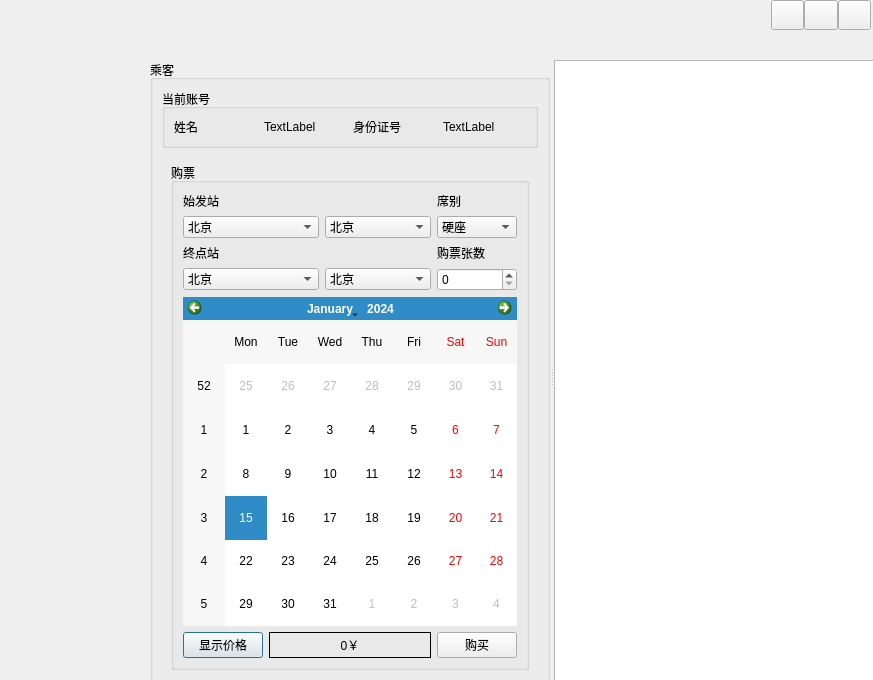
<?xml version="1.0" encoding="UTF-8"?>
<ui version="4.0">
 <class>subwindow</class>
 <widget class="QDialog" name="subwindow">
  <property name="geometry">
   <rect>
    <x>0</x>
    <y>0</y>
    <width>873</width>
    <height>680</height>
   </rect>
  </property>
  <property name="windowTitle">
   <string>Dialog</string>
  </property>
  <widget class="SliderBar" name="widgetNavLeft" native="true">
   <property name="geometry">
    <rect>
     <x>0</x>
     <y>60</y>
     <width>150</width>
     <height>621</height>
    </rect>
   </property>
   <property name="sizePolicy">
    <sizepolicy hsizetype="Preferred" vsizetype="Expanding">
     <horstretch>0</horstretch>
     <verstretch>0</verstretch>
    </sizepolicy>
   </property>
   <property name="minimumSize">
    <size>
     <width>150</width>
     <height>0</height>
    </size>
   </property>
   <property name="maximumSize">
    <size>
     <width>150</width>
     <height>16777215</height>
    </size>
   </property>
  </widget>
  <widget class="QWidget" name="widgetMain" native="true">
   <property name="geometry">
    <rect>
     <x>150</x>
     <y>60</y>
     <width>731</width>
     <height>631</height>
    </rect>
   </property>
   <property name="sizePolicy">
    <sizepolicy hsizetype="Expanding" vsizetype="Expanding">
     <horstretch>0</horstretch>
     <verstretch>0</verstretch>
    </sizepolicy>
   </property>
   <layout class="QVBoxLayout" name="verticalLayout">
    <item>
     <widget class="QSplitter" name="splitter">
      <property name="orientation">
       <enum>Qt::Horizontal</enum>
      </property>
      <widget class="QGroupBox" name="passengerGroupBox">
       <property name="title">
        <string>乘客</string>
       </property>
       <layout class="QVBoxLayout" name="verticalLayout_2">
        <item>
         <widget class="QGroupBox" name="currentAccount">
          <property name="title">
           <string>当前账号</string>
          </property>
          <layout class="QGridLayout" name="gridLayout">
           <item row="0" column="0">
            <widget class="QLabel" name="nameLable">
             <property name="text">
              <string>姓名</string>
             </property>
            </widget>
           </item>
           <item row="0" column="1">
            <widget class="QLabel" name="nameShow">
             <property name="text">
              <string>TextLabel</string>
             </property>
            </widget>
           </item>
           <item row="0" column="2">
            <widget class="QLabel" name="idLable">
             <property name="text">
              <string>身份证号</string>
             </property>
            </widget>
           </item>
           <item row="0" column="3">
            <widget class="QLabel" name="idShow">
             <property name="text">
              <string>TextLabel</string>
             </property>
            </widget>
           </item>
          </layout>
         </widget>
        </item>
        <item>
         <widget class="QStackedWidget" name="stackedWidget">
          <property name="currentIndex">
           <number>0</number>
          </property>
          <widget class="QWidget" name="buyPage">
           <layout class="QGridLayout" name="gridLayout_5">
            <item row="0" column="1">
             <widget class="QGroupBox" name="buyGroupBox">
              <property name="title">
               <string>购票</string>
              </property>
              <layout class="QGridLayout" name="gridLayout_4">
               <item row="0" column="0">
                <widget class="QLabel" name="startStationLable">
                 <property name="text">
                  <string>始发站</string>
                 </property>
                 <property name="textFormat">
                  <enum>Qt::AutoText</enum>
                 </property>
                </widget>
               </item>
               <item row="0" column="4">
                <widget class="QLabel" name="seatLabel">
                 <property name="text">
                  <string>席别</string>
                 </property>
                </widget>
               </item>
               <item row="1" column="0" colspan="2">
                <widget class="QComboBox" name="startProvince">
                 <item>
                  <property name="text">
                   <string>北京</string>
                  </property>
                 </item>
                 <item>
                  <property name="text">
                   <string>河北</string>
                  </property>
                 </item>
                </widget>
               </item>
               <item row="1" column="2" colspan="2">
                <widget class="QComboBox" name="startCity">
                 <item>
                  <property name="text">
                   <string>北京</string>
                  </property>
                 </item>
                </widget>
               </item>
               <item row="1" column="4">
                <widget class="QComboBox" name="seatComboBox">
                 <item>
                  <property name="text">
                   <string>硬座</string>
                  </property>
                 </item>
                 <item>
                  <property name="text">
                   <string>卧铺</string>
                  </property>
                 </item>
                 <item>
                  <property name="text">
                   <string>站票</string>
                  </property>
                 </item>
                 <item>
                  <property name="text">
                   <string>动车</string>
                  </property>
                 </item>
                </widget>
               </item>
               <item row="2" column="0">
                <widget class="QLabel" name="endLable">
                 <property name="text">
                  <string>终点站</string>
                 </property>
                </widget>
               </item>
               <item row="2" column="4">
                <widget class="QLabel" name="numberLable">
                 <property name="text">
                  <string>购票张数</string>
                 </property>
                </widget>
               </item>
               <item row="3" column="0" colspan="2">
                <widget class="QComboBox" name="endProvince">
                 <item>
                  <property name="text">
                   <string>北京</string>
                  </property>
                 </item>
                 <item>
                  <property name="text">
                   <string>河北</string>
                  </property>
                 </item>
                </widget>
               </item>
               <item row="3" column="2" colspan="2">
                <widget class="QComboBox" name="endCity">
                 <item>
                  <property name="text">
                   <string>北京</string>
                  </property>
                 </item>
                </widget>
               </item>
               <item row="3" column="4">
                <widget class="QSpinBox" name="numberSpinBox"/>
               </item>
               <item row="4" column="0" colspan="5">
                <widget class="QCalendarWidget" name="calendarWidget"/>
               </item>
               <item row="5" column="0">
                <widget class="QPushButton" name="priceShowButton">
                 <property name="text">
                  <string>显示价格</string>
                 </property>
                </widget>
               </item>
               <item row="5" column="4">
                <widget class="QPushButton" name="purchaseButton">
                 <property name="text">
                  <string>购买</string>
                 </property>
                </widget>
               </item>
               <item row="5" column="1" colspan="3">
                <widget class="QLabel" name="priceShowLable">
                 <property name="layoutDirection">
                  <enum>Qt::LeftToRight</enum>
                 </property>
                 <property name="frameShape">
                  <enum>QFrame::Box</enum>
                 </property>
                 <property name="frameShadow">
                  <enum>QFrame::Plain</enum>
                 </property>
                 <property name="lineWidth">
                  <number>1</number>
                 </property>
                 <property name="midLineWidth">
                  <number>0</number>
                 </property>
                 <property name="text">
                  <string>0￥</string>
                 </property>
                 <property name="textFormat">
                  <enum>Qt::AutoText</enum>
                 </property>
                 <property name="alignment">
                  <set>Qt::AlignCenter</set>
                 </property>
                </widget>
               </item>
              </layout>
             </widget>
            </item>
           </layout>
          </widget>
          <widget class="QWidget" name="refundPage">
           <layout class="QGridLayout" name="gridLayout_7">
            <item row="0" column="0">
             <widget class="QGroupBox" name="refundGroupBox">
              <property name="title">
               <string>退票</string>
              </property>
              <layout class="QGridLayout" name="gridLayout_6">
               <item row="0" column="0">
                <widget class="QLabel" name="refundLabel">
                 <property name="text">
                  <string>输入序号</string>
                 </property>
                </widget>
               </item>
               <item row="0" column="1">
                <widget class="QLineEdit" name="refundLineEdit">
                 <property name="text">
                  <string>0</string>
                 </property>
                 <property name="frame">
                  <bool>true</bool>
                 </property>
                 <property name="alignment">
                  <set>Qt::AlignCenter</set>
                 </property>
                </widget>
               </item>
               <item row="1" column="0" colspan="2">
                <widget class="QPushButton" name="refundButton">
                 <property name="text">
                  <string>退票</string>
                 </property>
                </widget>
               </item>
              </layout>
             </widget>
            </item>
           </layout>
          </widget>
          <widget class="QWidget" name="endorsePage">
           <layout class="QGridLayout" name="gridLayout_9">
            <item row="0" column="0">
             <widget class="QGroupBox" name="groupBox">
              <property name="title">
               <string>改签</string>
              </property>
              <layout class="QGridLayout" name="gridLayout_8">
               <item row="0" column="0" colspan="2">
                <widget class="QCalendarWidget" name="calendarWidget_2"/>
               </item>
               <item row="1" column="0">
                <widget class="QPushButton" name="submitPushButton">
                 <property name="text">
                  <string>提交</string>
                 </property>
                </widget>
               </item>
               <item row="1" column="1">
                <widget class="QPushButton" name="CancelPushButton">
                 <property name="text">
                  <string>放弃</string>
                 </property>
                </widget>
               </item>
              </layout>
             </widget>
            </item>
           </layout>
          </widget>
         </widget>
        </item>
       </layout>
      </widget>
      <widget class="QTableView" name="tableView"/>
     </widget>
    </item>
   </layout>
  </widget>
  <widget class="QWidget" name="widgetTop" native="true">
   <property name="geometry">
    <rect>
     <x>0</x>
     <y>0</y>
     <width>871</width>
     <height>60</height>
    </rect>
   </property>
   <property name="minimumSize">
    <size>
     <width>0</width>
     <height>60</height>
    </size>
   </property>
   <property name="maximumSize">
    <size>
     <width>16777215</width>
     <height>60</height>
    </size>
   </property>
   <layout class="QHBoxLayout" name="horizontalLayout">
    <property name="spacing">
     <number>6</number>
    </property>
    <property name="leftMargin">
     <number>0</number>
    </property>
    <property name="topMargin">
     <number>0</number>
    </property>
    <property name="rightMargin">
     <number>0</number>
    </property>
    <property name="bottomMargin">
     <number>0</number>
    </property>
    <item>
     <widget class="QLabel" name="labTitle">
      <property name="minimumSize">
       <size>
        <width>150</width>
        <height>0</height>
       </size>
      </property>
      <property name="maximumSize">
       <size>
        <width>150</width>
        <height>16777215</height>
       </size>
      </property>
      <property name="styleSheet">
       <string notr="true"/>
      </property>
      <property name="text">
       <string/>
      </property>
      <property name="alignment">
       <set>Qt::AlignCenter</set>
      </property>
     </widget>
    </item>
    <item>
     <spacer name="horizontalSpacer1">
      <property name="orientation">
       <enum>Qt::Horizontal</enum>
      </property>
      <property name="sizeType">
       <enum>QSizePolicy::Minimum</enum>
      </property>
      <property name="sizeHint" stdset="0">
       <size>
        <width>60</width>
        <height>20</height>
       </size>
      </property>
     </spacer>
    </item>
    <item>
     <widget class="SliderBar" name="widgetNavTop" native="true"/>
    </item>
    <item>
     <spacer name="horizontalSpacer2">
      <property name="orientation">
       <enum>Qt::Horizontal</enum>
      </property>
      <property name="sizeType">
       <enum>QSizePolicy::Expanding</enum>
      </property>
      <property name="sizeHint" stdset="0">
       <size>
        <width>0</width>
        <height>0</height>
       </size>
      </property>
     </spacer>
    </item>
    <item>
     <widget class="QWidget" name="widgetMenu" native="true">
      <property name="maximumSize">
       <size>
        <width>100</width>
        <height>16777215</height>
       </size>
      </property>
      <layout class="QGridLayout" name="gridLayout_2">
       <property name="leftMargin">
        <number>0</number>
       </property>
       <property name="topMargin">
        <number>0</number>
       </property>
       <property name="rightMargin">
        <number>0</number>
       </property>
       <property name="bottomMargin">
        <number>0</number>
       </property>
       <property name="spacing">
        <number>0</number>
       </property>
       <item row="1" column="1" colspan="3">
        <spacer name="verticalSpacer">
         <property name="orientation">
          <enum>Qt::Vertical</enum>
         </property>
         <property name="sizeHint" stdset="0">
          <size>
           <width>20</width>
           <height>10</height>
          </size>
         </property>
        </spacer>
       </item>
       <item row="0" column="1">
        <widget class="QPushButton" name="btnMenu_Min">
         <property name="sizePolicy">
          <sizepolicy hsizetype="Minimum" vsizetype="Expanding">
           <horstretch>0</horstretch>
           <verstretch>0</verstretch>
          </sizepolicy>
         </property>
         <property name="minimumSize">
          <size>
           <width>30</width>
           <height>30</height>
          </size>
         </property>
         <property name="cursor">
          <cursorShape>ArrowCursor</cursorShape>
         </property>
         <property name="focusPolicy">
          <enum>Qt::NoFocus</enum>
         </property>
         <property name="toolTip">
          <string>最小化</string>
         </property>
         <property name="text">
          <string/>
         </property>
        </widget>
       </item>
       <item row="0" column="3">
        <widget class="QPushButton" name="btnMenu_Close">
         <property name="sizePolicy">
          <sizepolicy hsizetype="Minimum" vsizetype="Expanding">
           <horstretch>0</horstretch>
           <verstretch>0</verstretch>
          </sizepolicy>
         </property>
         <property name="minimumSize">
          <size>
           <width>30</width>
           <height>30</height>
          </size>
         </property>
         <property name="cursor">
          <cursorShape>ArrowCursor</cursorShape>
         </property>
         <property name="focusPolicy">
          <enum>Qt::NoFocus</enum>
         </property>
         <property name="toolTip">
          <string>关闭</string>
         </property>
         <property name="text">
          <string/>
         </property>
        </widget>
       </item>
       <item row="0" column="2">
        <widget class="QPushButton" name="btnMenu_Max">
         <property name="sizePolicy">
          <sizepolicy hsizetype="Minimum" vsizetype="Expanding">
           <horstretch>0</horstretch>
           <verstretch>0</verstretch>
          </sizepolicy>
         </property>
         <property name="minimumSize">
          <size>
           <width>30</width>
           <height>30</height>
          </size>
         </property>
         <property name="focusPolicy">
          <enum>Qt::NoFocus</enum>
         </property>
         <property name="text">
          <string/>
         </property>
        </widget>
       </item>
      </layout>
     </widget>
    </item>
   </layout>
  </widget>
 </widget>
 <customwidgets>
  <customwidget>
   <class>SliderBar</class>
   <extends>QWidget</extends>
   <header location="global">sliderbar.h</header>
   <container>1</container>
  </customwidget>
 </customwidgets>
 <resources/>
 <connections/>
</ui>
